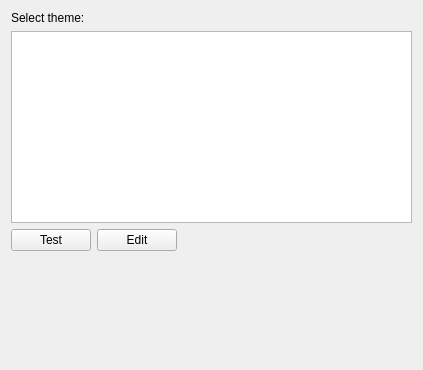
<?xml version="1.0" encoding="UTF-8"?>
<ui version="4.0">
 <class>AppearanceSettings</class>
 <widget class="QWidget" name="AppearanceSettings">
  <property name="geometry">
   <rect>
    <x>0</x>
    <y>0</y>
    <width>423</width>
    <height>370</height>
   </rect>
  </property>
  <property name="windowTitle">
   <string>Form</string>
  </property>
  <layout class="QGridLayout" name="gridLayout">
   <item row="0" column="0">
    <widget class="QLabel" name="label">
     <property name="text">
      <string>Select theme:</string>
     </property>
    </widget>
   </item>
   <item row="1" column="0" colspan="3">
    <widget class="QListWidget" name="listWidget"/>
   </item>
   <item row="2" column="0">
    <widget class="QPushButton" name="pushButton">
     <property name="text">
      <string>Test</string>
     </property>
    </widget>
   </item>
   <item row="4" column="0" colspan="3">
    <spacer name="verticalSpacer">
     <property name="orientation">
      <enum>Qt::Vertical</enum>
     </property>
     <property name="sizeHint" stdset="0">
      <size>
       <width>20</width>
       <height>40</height>
      </size>
     </property>
    </spacer>
   </item>
   <item row="2" column="2">
    <spacer name="horizontalSpacer">
     <property name="orientation">
      <enum>Qt::Horizontal</enum>
     </property>
     <property name="sizeHint" stdset="0">
      <size>
       <width>40</width>
       <height>20</height>
      </size>
     </property>
    </spacer>
   </item>
   <item row="2" column="1">
    <widget class="QPushButton" name="pushButton_2">
     <property name="text">
      <string>Edit</string>
     </property>
    </widget>
   </item>
  </layout>
 </widget>
 <resources/>
 <connections/>
</ui>
